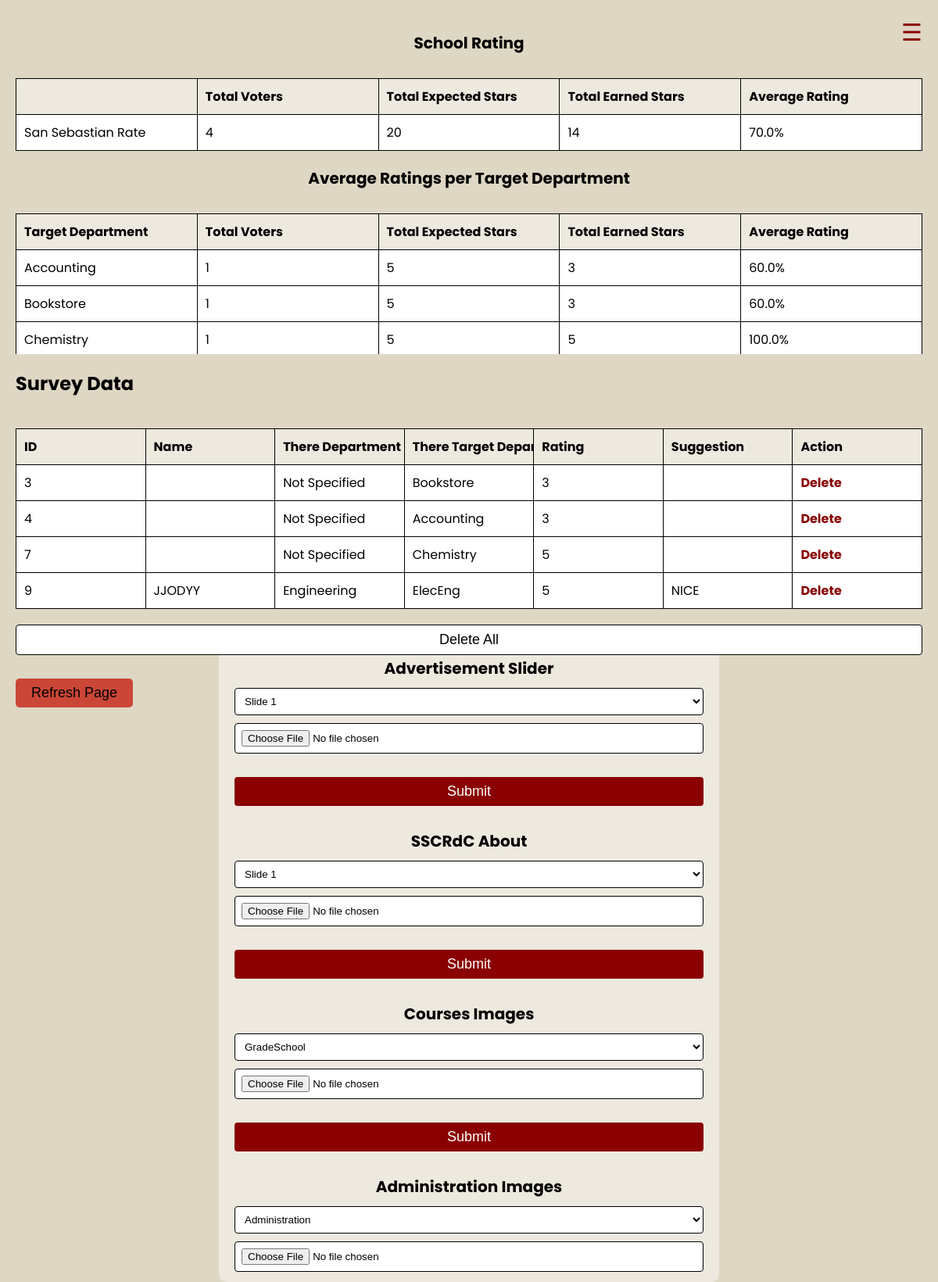
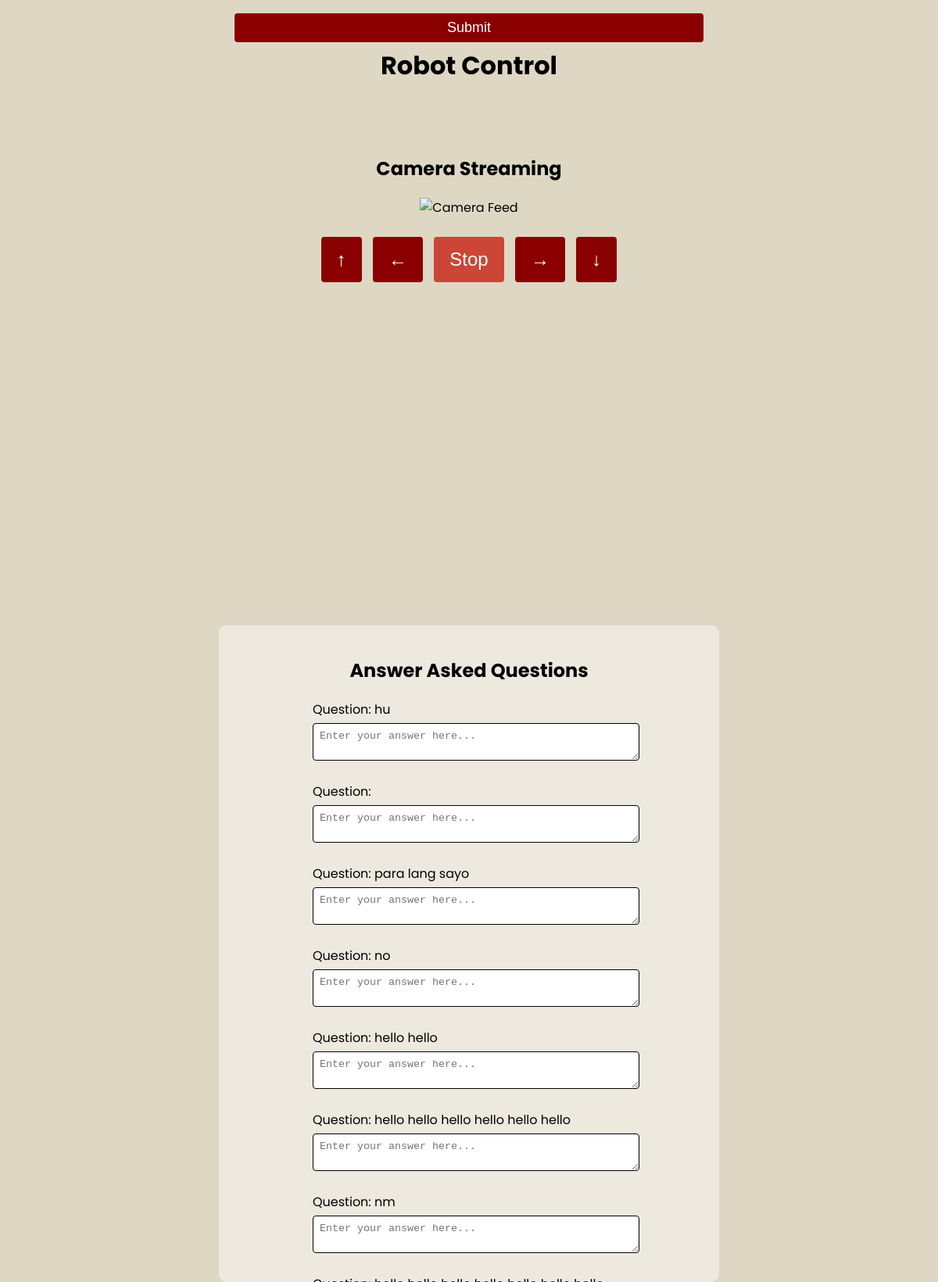
The page /admin on the database its author committed (2 pictures, top to bottom).
### Server.py (models this page shows)
class Survey1(db.Model):
    id = db.Column(db.Integer, primary_key=True)
    name = db.Column(db.String(225))
    There_Department = db.Column(db.String(50))
    There_TDepartment = db.Column(db.String(50))
    rating = db.Column(db.Integer)
    suggestion = db.Column(db.Text)
    srating = db.Column(db.Integer)

### Server.py (the view)
@app.route('/admin')
def admin():
    camera_feed_url = url_for('video_feed')
    query = text("""
        SELECT
            There_TDepartment AS Target_Department,
            COUNT(*) AS total_voter,
            COUNT(*) * 5 AS expected_total_stars,
            SUM(rating) AS total_earned_stars
        FROM
            Survey1
        GROUP BY
            There_TDepartment;
        """)
    conn = db.engine.connect()
    results = conn.execute(query)
    average_ratings = results.fetchall()
    query_overall_srating = text("""
        SELECT
            AVG(srating) AS overall_average_rating,
            COUNT(*) AS    Stotal_voter,
            COUNT(*) * 5 AS Sexpected_total_stars,
            SUM(srating) AS Stotal_earned_stars
        FROM Survey1
        """)
    results_overall_srating = conn.execute(query_overall_srating)
    overall_srating = results_overall_srating.fetchall()
    surveys = Survey1.query.all()
    conn.close()
    unknown_questions = load_unknown_questions()
    unique_questions = set()
    unique_unknown_questions = []
    for question in unknown_questions:
        if question.lower() not in unique_questions:
            unique_unknown_questions.append(question)
            unique_questions.add(question.lower())
    return render_template('Admin.html', surveys=surveys, average_ratings=average_ratings, overall_srating=overall_srating, unknown_questions=unique_unknown_questions, camera_feed_url=camera_feed_url)

### Server.py (called while the page is built)
def load_unknown_questions():
    if os.path.exists('unknown_questions.json'):
        with open('unknown_questions.json', 'r') as file:
            return json.load(file)
    return []

### templates/Admin.html (shortened to what this page needs)
<!DOCTYPE html>
<html lang="en">
  <head>
  </head>
  <body>
    <section class="" id="results">
      <div class="container">
        <div class="main-content">
          <h1>School Rating</h1>
          <div class="Stable">
            <table border="1">
              <thead>
                <tr>
                  <th></th>
                  <th>Total Voters</th>
                  <th>Total Expected Stars</th>
                  <th>Total Earned Stars</th>
                  <th>Average Rating</th>
                </tr>
              </thead>
              <tbody>
                {% for row in overall_srating %}
                <tr>
                  <td>San Sebastian Rate</td>
                  <td>{{ row.Stotal_voter }}</td>
                  <td>{{ row.Sexpected_total_stars }}</td>
                  <td>{{ row.Stotal_earned_stars }}</td>
                  <td>
                    {{ (row.Stotal_earned_stars / row.Sexpected_total_stars *
                    100)|round(2) }}%
                  </td>
                </tr>
                {% endfor %}
              </tbody>
            </table>
          </div>
          <h1>Average Ratings per Target Department</h1>
          <div class="ftable">
            <table border="1">
              <thead>
                <tr>
                  <th>Target Department</th>
                  <th>Total Voters</th>
                  <th>Total Expected Stars</th>
                  <th>Total Earned Stars</th>
                  <th>Average Rating</th>
                </tr>
              </thead>
              <tbody>
                {% for row in average_ratings %}
                <tr>
                  <td>{{ row.Target_Department }}</td>
                  <td>{{ row.total_voter }}</td>
                  <td>{{ row.expected_total_stars }}</td>
                  <td>{{ row.total_earned_stars }}</td>
                  <td>
                    {{ (row.total_earned_stars / row.expected_total_stars *
                    100)|round(2) }}%
                  </td>
                </tr>
                {% endfor %}
              </tbody>
            </table>
          </div>
          <h2>Survey Data</h2>
          <div class="table-container">
            <table id="survey-table" border="1">
              <thead>
                <tr>
                  <th>ID</th>
                  <th>Name</th>
                  <th>There Department</th>
                  <th>There Target Department</th>
                  <th>Rating</th>
                  <th>Suggestion</th>
                  <th>Action</th>
                </tr>
              </thead>
              <tbody>
                {% for survey in surveys %}
                <tr>
                  <td>{{ survey.id }}</td>
                  <td>{{ survey.name }}</td>
                  <td>{{ survey.There_Department }}</td>
                  <td>{{ survey.There_TDepartment }}</td>
                  <td>{{ survey.rating }}</td>
                  <td>{{ survey.suggestion }}</td>
                  <td><a href="/delete/{{ survey.id }}">Delete</a></td>
                </tr>
                {% endfor %}
              </tbody>
            </table>
          </div>
          <form
            action="/delete_all"
            method="post"
            onsubmit="return confirm('Are you sure you want to delete all entries for this department?');"
          >
            <button type="submit">Delete All</button>
          </form>
          <button onclick="refreshPage()">Refresh Page</button>
        </div>
      </div>
    </section>
    <section class="" id="update">
      <h1>Advertisement Slider</h1>
      <div class="form-container">
        <form
          action="/upload_slider"
          method="post"
          enctype="multipart/form-data"
        >
          <select name="Slide_name" id="" required>
            <option value="Slide 1">Slide 1</option>
          </select>
          <input type="file" name="image" id="" required />
          <button type="submit">Submit</button>
        </form>
      </div>
      <h1>SSCRdC About</h1>
      <div class="form-container">
        <form
          action="/upload_About"
          method="post"
          enctype="multipart/form-data"
        >
          <select name="About_name" id="" required>
            <option value="Slide 1">Slide 1</option>
          </select>
          <input type="file" name="About_image" id="" required />
          <button type="submit">Submit</button>
        </form>
      </div>
      <h1>Courses Images</h1>
      <div class="form-container">
        <form
          action="/upload_Course"
          method="post"
          enctype="multipart/form-data"
        >
          <select name="Course_name" id="" required>
            <option value="Grade School">GradeSchool</option>
          </select>
          <input type="file" name="Course_image" id="" required />
          <button type="submit">Submit</button>
        </form>
      </div>
      <h1>Administration Images</h1>
      <div class="form-container">
        <form
          action="/upload_Administration"
          method="post"
          enctype="multipart/form-data"
        >
          <select name="Administration_name" id="" required>
            <option value="Administration">Administration</option>
          </select>
          <input type="file" name="image" id="" required />
          <button type="submit">Submit</button>
        </form>
      </div>
    </section>
    <section class="container" id="controls">
      <h1>Robot Control</h1>
      <div id="video-stream">
        <h2>Camera Streaming</h2>
      <img src="{{ camera_feed_url }}" alt="Camera Feed" width="640" height="480">
      </div>
      <div class="control-buttons">
        <form action="/control" method="post" class="control-form">
          <button type="submit" name="direction" value="forward">↑</button>
        </form>
        <form action="/control" method="post" class="control-form">
          <button type="submit" name="direction" value="left">←</button>
          <button id="stop" type="submit" name="direction" value="stop">
            Stop
          </button>
          <button type="submit" name="direction" value="right">→</button>
        </form>
        <form action="/control" method="post" class="control-form">
          <button type="submit" name="direction" value="backward">↓</button>
        </form>
      </div>
    </section>
    <section class="question" id="questions">
      <div class="form-container1">
        <h2>Answer Asked Questions</h2>
        <form action="/answer" method="post">
              <div class="question-container">
                  {% for question in unknown_questions %}
                  <div class="question-item">
                      <label for="answer{{ loop.index }}">Question: {{ question }}</label>
                      <textarea id="answer{{ loop.index }}" name="answer_{{ loop.index }}" placeholder="Enter your answer here..."></textarea>
                  </div>
                  {% endfor %}
              </div>
          </form>
      </div>
  </section>
    <div class="hamburger-icon" onclick="openNav()">☰</div>
  </body>
</html>

### templates/Admin.html (style rules this page uses)
:root { --red: #8a0000; --lred: #8a0000b0; --black: #000000; --brown: #ded7c4; --white: #ffffff; --cream: #ede9df; --bgcolor: #00000066; --yellow: #ffbd13; }
body { margin: 0; background-color: var(--brown); overflow: hidden; font-family: "Poppins", sans-serif; }
.container { display: flex; height: 100vh; flex-direction: column; }
.main-content { flex: 1; padding: 20px; }
.hamburger-icon { font-size: 30px; cursor: pointer; color: var(--red); position: fixed; top: 20px; right: 20px; z-index: 1000; }
h1 { text-align: center; font-weight: bolder; font-size: xx-large; margin-top: 20px; }
#controls h1 { text-align: center; font-weight: bolder; font-size: xx-large; padding: 40px; }
table { width: 100%; border-collapse: collapse; margin-top: 20px; }
th, td { padding: 10px; border: 1px solid #000000; text-align: left; }
th { background-color: var(--cream); }
tr:nth-child(even) { background-color: #f2f2f2; }
td { background-color: white; }
button { background-color: #cc4637; border: none; text-align: center; text-decoration: none; display: inline-block; border-radius: 5px; margin-top: 20px; padding: 8px 20px; font-size: 18px; }
a { text-decoration: none; color: var(--red); font-weight: bold; }
#video-stream { margin-top: 20px; }
#stop { background-color: #ff0000; color: #fff; }
section { height: 100vh; }
.table-container { max-height: 200px; overflow-y: auto; }
.ftable, .Stable { max-height: 200px; overflow-y: auto; }
.table-container { max-height: 300px; overflow-y: scroll; }
table { width: 100%; border-collapse: collapse; table-layout: fixed; }
th, td { padding: 10px; border: 1px solid #000000; text-align: left; white-space: nowrap; }
th { background-color: var(--cream); position: sticky; top: 0; z-index: 1; }
#update { max-width: 600px; margin: 0 auto; padding: 20px; background-color: var(--cream); border-radius: 10px; }
h1 { font-size: 20px; margin-bottom: 10px; }
.form-container { margin-bottom: 20px; }
form { display: flex; flex-direction: column; }
select, input[type="file"], button[type="submit"] { margin-bottom: 10px; padding: 8px; border: 1px solid var(--black); border-radius: 4px; background-color: var(--white); }
#update button[type="submit"] { background-color: var(--red); color: var(--white); border: none; cursor: pointer; }
#controls { text-align: center; }
#video-stream { margin-bottom: 20px; }
.control-form { display: inline-block; }
.control-form button { padding: 15px 20px; font-size: 24px; margin: 5px; border: none; background-color: #8a0000; color: white; cursor: pointer; }
#stop { background-color: #cc4637; }
.form-container1 { display: flex; flex-direction: column; align-items: center; max-width: 600px; margin: 0 auto; padding: 20px; background-color: var(--cream); border-radius: 10px; height: 800px; overflow-y: auto; }
.question-container { display: flex; flex-direction: column; align-items: center; }
.question-item { width: 400px; margin-bottom: 20px; }
.question-item label { display: block; margin-bottom: 5px; }
.question-item textarea { width: 400px; padding: 8px; border: 1px solid var(--black); border-radius: 4px; }

### rows shown on the page
Survey1: Target_Department "Accounting", total_voter "1", expected_total_stars "5", total_earned_stars "3", total_earned_stars "60.0", id "4", There_Department "Not Specified", There_TDepartment "Accounting", rating "3"
Survey1: Target_Department "Bookstore", total_voter "1", expected_total_stars "5", total_earned_stars "3", total_earned_stars "60.0", id "3", There_Department "Not Specified", There_TDepartment "Bookstore", rating "3"
Survey1: Target_Department "Chemistry", total_voter "1", expected_total_stars "5", total_earned_stars "5", total_earned_stars "100.0", id "7", There_Department "Not Specified", There_TDepartment "Chemistry", rating "5"
Survey1: id "9", name "JJODYY", There_Department "Engineering", There_TDepartment "ElecEng", rating "5", suggestion "NICE"

### other values the page prints
{{ row.Stotal_voter }} "4"
{{ row.Sexpected_total_stars }} "20"
{{ row.Stotal_earned_stars }} "14"
{{ question }} "hu" "para lang sayo" "no" "hello hello" "hello hello hello hello hello hello" "nm"
